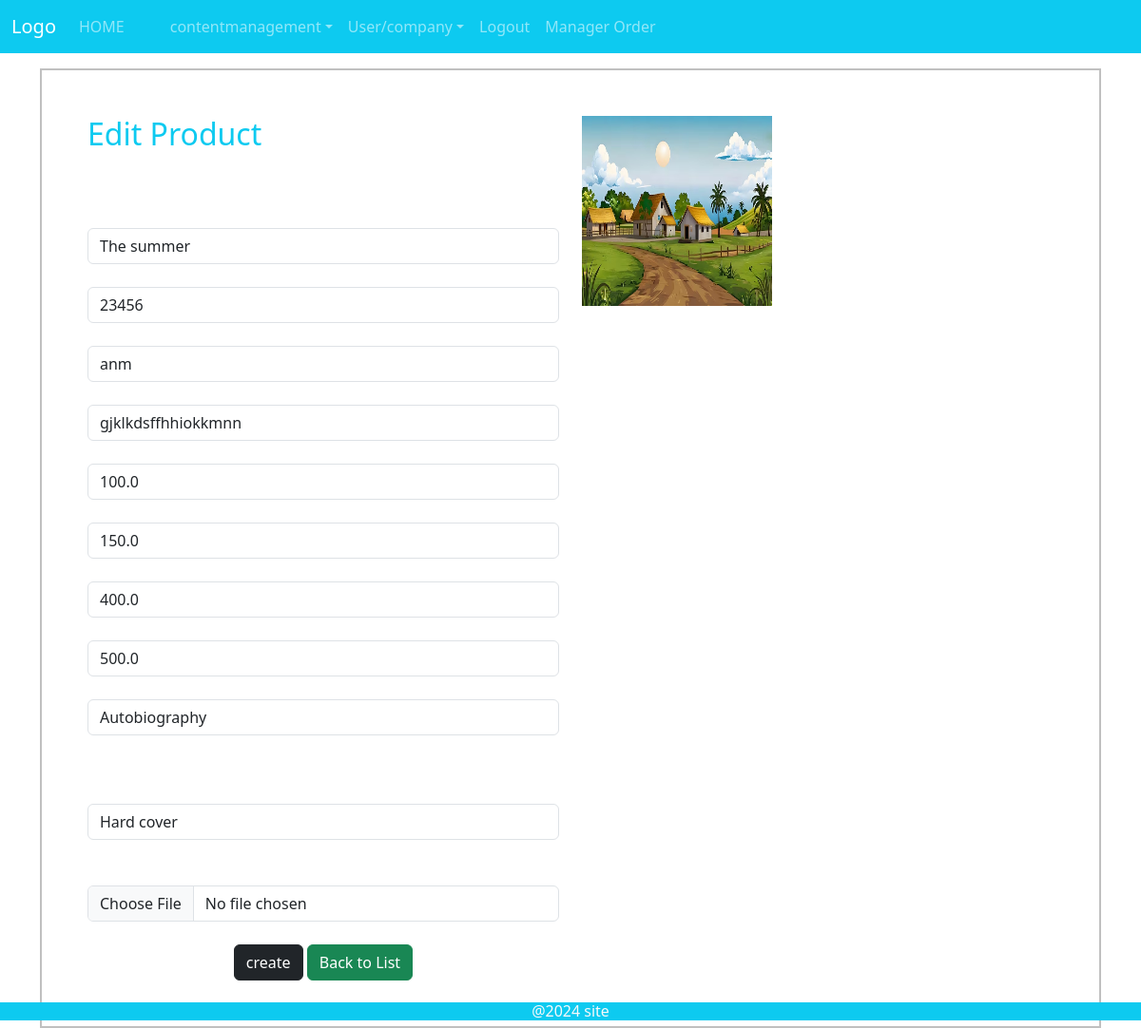
Screenshot of /productedit/3 with the database file from the repository.
### manager/models.py (models this page shows, shortened)
class product(models.Model):
    title=models.CharField(max_length=20)
    ISBN=models.CharField(max_length=20)
    author=models.CharField(max_length=20)
    description=models.TextField()
    listprise=models.FloatField()
    price=models.FloatField()
    price50=models.FloatField()
    price100=models.FloatField()
    categorys=models.ForeignKey(category,on_delete=models.CASCADE)
    covertype=models.ForeignKey(covertypetable,on_delete=models.CASCADE)
    image=models.FileField(upload_to='media')

class category(models.Model):
    name=models.CharField(max_length=20)
    def __str__(self):
        return self.name

class covertypetable(models.Model):
    covertype=models.CharField(max_length=20)
    def __str__(self):
        return self.covertype

### manager/views.py (the view, shortened to what this page needs)
# urls.py: path('productedit/<int:id>',views.productedit,name="productedit"),
def productedit(request,id):
     r=get_object_or_404(product,id=id)
     cate=category.objects.all()
     cover=covertypetable.objects.all()
     n=product.objects.filter(id=id)
     return render(request,'admin/editproduct.html',{'ca':cate,'co':cover,'s':n})

### template/admin/editproduct.html (shortened to what this page needs)
{% extends 'admin/adminhome.html' %}
{% block content %}
<div class="container mt-3">
    <div style="border: 2px solid silver;width: auto;" class="p-5 mt-3">
    <div class="row">
       <div class="col-md-6">
       <h2 class="text-info">Edit Product</h2>
    <br>
    <br>
    {% for i in s %}
    <form action="{% url 'productedit' i.id %}" method="post" enctype="multipart/form-data">
            <input type="text" class="form-control" id="title" placeholder="Enter title" name="title" value="{{i.title}}">
            <input type="text" class="form-control" id="ISBN" placeholder="Enter ISBN" name="ISBN" value="{{i.ISBN}}">
            <input type="text" class="form-control" id="author" placeholder="Enter author name" name="author" value="{{i.author}}">
            <input type="text" class="form-control" id="description" placeholder="Enter description" name="description" value="{{i.description}}">
            <input type="text" class="form-control" id="listprice" placeholder="Enter listprice" name="listprice" value="{{i.listprise}}">
            <input type="text" class="form-control" id="price" placeholder="Enter price" name="price" value="{{i.price}}">
            <input type="text" class="form-control" id="price50" placeholder="Enter price50" name="price50" value="{{i.price50}}">
            <input type="text" class="form-control" id="price100" placeholder="Enter price100" name="price100" value="{{i.price100}}">
            <select name="category" id="category"  class="form-control" >
                <option value="{{i.id}}">{{i.categorys}}</option>
            </select>
        <br>
        <br>
            <select name="covertype"  id="covertype" class="form-control">
                <option value="{{i.id}}">{{i.covertype}}</option>
            </select>
        <br>
            <input type="file" class="form-control" id="file"  name="image">
        <br>
        <div class="text-center">
        <button type="submit" class="btn btn-dark">create</button>  <a href="{% url 'viewproduct' %}" class="btn btn-success" class="text-center">Back to List</a>
        </div>
    </form>
       </div>
       <div class="col-md-6">
        <img  src="{{i.image.url}}" alt="" style="width: 200px;height: 200px ;">
       </div>
       {% endfor %}
   </div>
 </div>
</div>
{%endblock%}

### rows the page displays
product: title "The summer", ISBN "23456", author "anm", description "gjklkdsffhhiokkmnn", listprice "100.0", price "150.0", price50 "400.0", price100 "500.0", category "Autobiography", covertype "Hard cover", image (picture)
